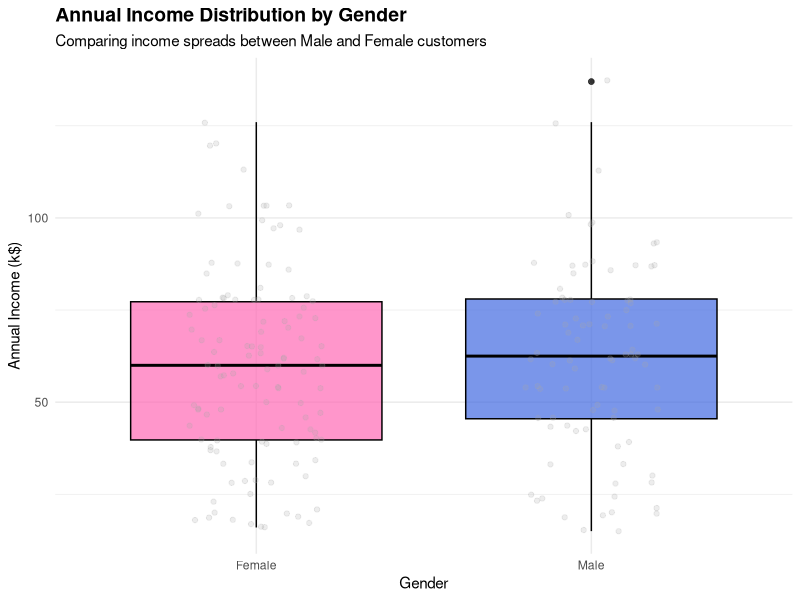
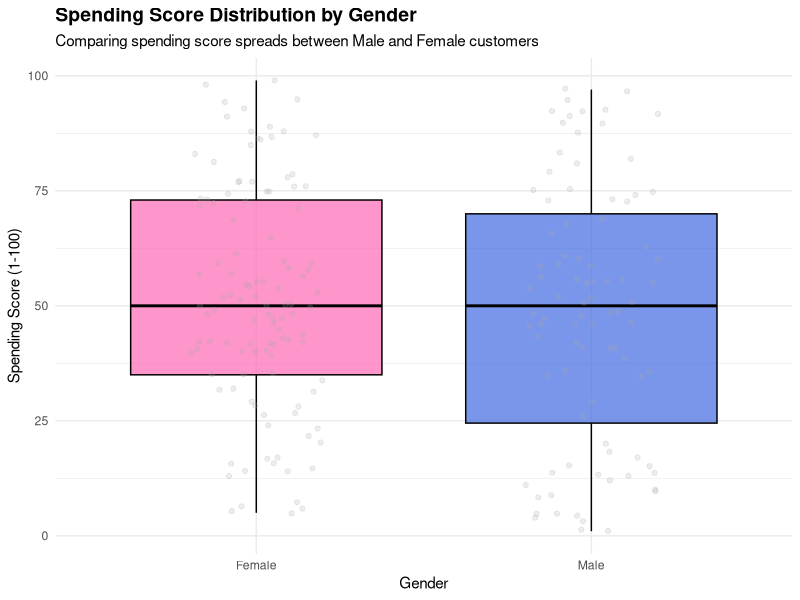
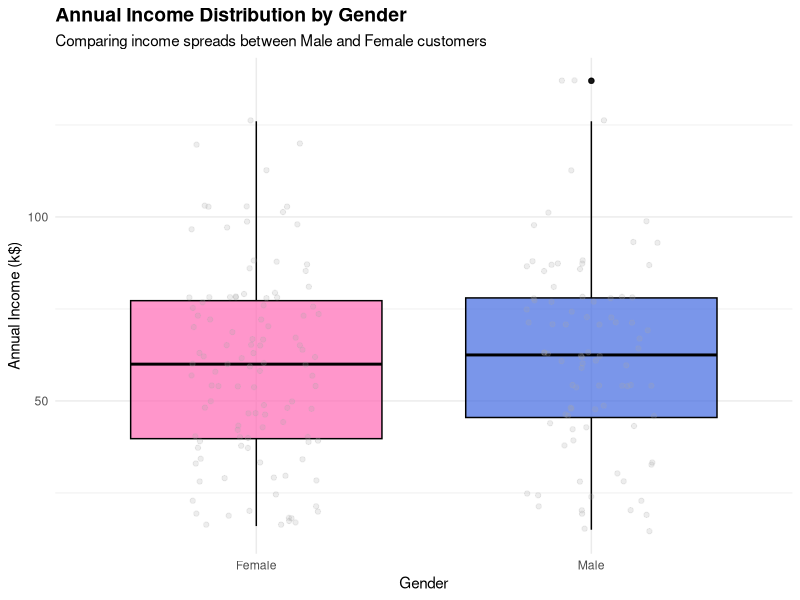
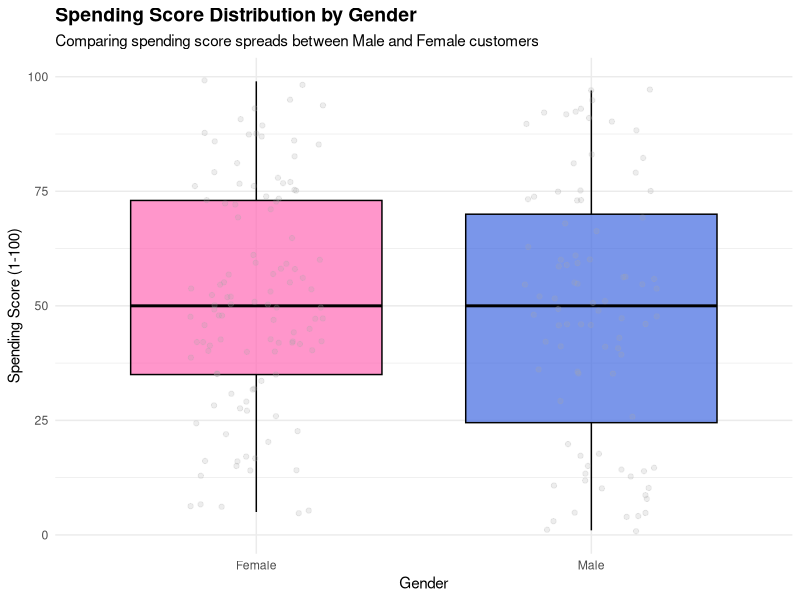

The R script that drew these images, in order:
# ============================================
# TASK 2.10: GENDER BREAKDOWN BOXPLOTS
# ============================================

library(ggplot2)
library(tidyverse)

# Load data
df <- read.csv("data/cleaned/mall_customers_original.csv")

# ========== PLOT 1: GENDER VS INCOME ==========
p1 <- ggplot(df, aes(x = Gender, y = Annual_Income, fill = Gender)) +
  geom_boxplot(alpha = 0.7, color = "black") +
  geom_jitter(alpha = 0.2, width = 0.2, color = "darkgrey") +
  labs(
    title = "Annual Income Distribution by Gender",
    x = "Gender",
    y = "Annual Income (k$)",
    subtitle = "Comparing income spreads between Male and Female customers"
  ) +
  scale_fill_manual(values = c("Female" = "#FF69B4", "Male" = "#4169E1")) +
  theme_minimal() +
  theme(
    plot.title = element_text(face = "bold", size = 14),
    legend.position = "none"
  )

print(p1)

# Save
ggsave("eda/plots/13_gender_vs_income.png", p1, width = 8, height = 6, dpi = 300)
print("✓ Saved: 13_gender_vs_income.png")

# ========== PLOT 2: GENDER VS SPENDING SCORE ==========
p2 <- ggplot(df, aes(x = Gender, y = Spending_Score, fill = Gender)) +
  geom_boxplot(alpha = 0.7, color = "black") +
  geom_jitter(alpha = 0.2, width = 0.2, color = "darkgrey") +
  labs(
    title = "Spending Score Distribution by Gender",
    x = "Gender",
    y = "Spending Score (1-100)",
    subtitle = "Comparing spending score spreads between Male and Female customers"
  ) +
  scale_fill_manual(values = c("Female" = "#FF69B4", "Male" = "#4169E1")) +
  theme_minimal() +
  theme(
    plot.title = element_text(face = "bold", size = 14),
    legend.position = "none"
  )

print(p2)

# Save
ggsave("eda/plots/14_gender_vs_spending.png", p2, width = 8, height = 6, dpi = 300)
print("✓ Saved: 14_gender_vs_spending.png")

# ========== STATISTICAL COMPARISONS ==========
print("\n========== GENDER STATISTICS ==========")
# Income
male_inc_mean <- mean(df$Annual_Income[df$Gender == "Male"])
female_inc_mean <- mean(df$Annual_Income[df$Gender == "Female"])
cat("Mean Annual Income (Male):", round(male_inc_mean, 2), "k$\n")
cat("Mean Annual Income (Female):", round(female_inc_mean, 2), "k$\n")

# Spending
male_spend_mean <- mean(df$Spending_Score[df$Gender == "Male"])
female_spend_mean <- mean(df$Spending_Score[df$Gender == "Female"])
cat("\nMean Spending Score (Male):", round(male_spend_mean, 2), "\n")
cat("Mean Spending Score (Female):", round(female_spend_mean, 2), "\n")

print("\n✓ Task 2.10 Complete!")
